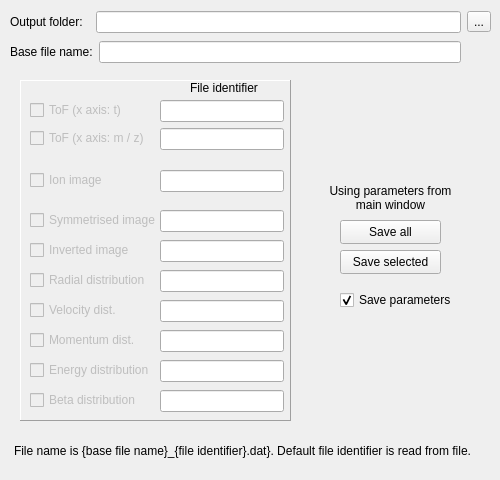
<?xml version="1.0" encoding="UTF-8"?>
<ui version="4.0">
 <class>Form</class>
 <widget class="QWidget" name="Form">
  <property name="geometry">
   <rect>
    <x>0</x>
    <y>0</y>
    <width>500</width>
    <height>480</height>
   </rect>
  </property>
  <property name="windowTitle">
   <string>Save all</string>
  </property>
  <widget class="QCheckBox" name="saveToF">
   <property name="enabled">
    <bool>false</bool>
   </property>
   <property name="geometry">
    <rect>
     <x>30</x>
     <y>100</y>
     <width>91</width>
     <height>20</height>
    </rect>
   </property>
   <property name="text">
    <string>ToF (x axis: t)</string>
   </property>
  </widget>
  <widget class="QCheckBox" name="saveMzToF">
   <property name="enabled">
    <bool>false</bool>
   </property>
   <property name="geometry">
    <rect>
     <x>30</x>
     <y>128</y>
     <width>114</width>
     <height>20</height>
    </rect>
   </property>
   <property name="text">
    <string>ToF (x axis: m / z)</string>
   </property>
  </widget>
  <widget class="QCheckBox" name="saveIonImage">
   <property name="enabled">
    <bool>false</bool>
   </property>
   <property name="geometry">
    <rect>
     <x>30</x>
     <y>170</y>
     <width>76</width>
     <height>20</height>
    </rect>
   </property>
   <property name="text">
    <string>Ion image</string>
   </property>
  </widget>
  <widget class="QCheckBox" name="saveSymmetrisedImage">
   <property name="enabled">
    <bool>false</bool>
   </property>
   <property name="geometry">
    <rect>
     <x>30</x>
     <y>210</y>
     <width>128</width>
     <height>20</height>
    </rect>
   </property>
   <property name="text">
    <string>Symmetrised image</string>
   </property>
  </widget>
  <widget class="QCheckBox" name="saveInvertedImage">
   <property name="enabled">
    <bool>false</bool>
   </property>
   <property name="geometry">
    <rect>
     <x>30</x>
     <y>240</y>
     <width>102</width>
     <height>20</height>
    </rect>
   </property>
   <property name="text">
    <string>Inverted image</string>
   </property>
  </widget>
  <widget class="QCheckBox" name="saveBetaDist">
   <property name="enabled">
    <bool>false</bool>
   </property>
   <property name="geometry">
    <rect>
     <x>30</x>
     <y>390</y>
     <width>110</width>
     <height>20</height>
    </rect>
   </property>
   <property name="text">
    <string>Beta distribution</string>
   </property>
  </widget>
  <widget class="QLineEdit" name="defaultExtensionToF">
   <property name="geometry">
    <rect>
     <x>160</x>
     <y>100</y>
     <width>124</width>
     <height>22</height>
    </rect>
   </property>
   <property name="text">
    <string/>
   </property>
  </widget>
  <widget class="QLineEdit" name="defaultExtensionMz">
   <property name="geometry">
    <rect>
     <x>160</x>
     <y>128</y>
     <width>124</width>
     <height>22</height>
    </rect>
   </property>
   <property name="text">
    <string/>
   </property>
  </widget>
  <widget class="QLineEdit" name="defaultExtensionIonIm">
   <property name="geometry">
    <rect>
     <x>160</x>
     <y>170</y>
     <width>124</width>
     <height>22</height>
    </rect>
   </property>
   <property name="text">
    <string/>
   </property>
  </widget>
  <widget class="QLineEdit" name="defaultExtensionSymIm">
   <property name="geometry">
    <rect>
     <x>160</x>
     <y>210</y>
     <width>124</width>
     <height>22</height>
    </rect>
   </property>
   <property name="text">
    <string/>
   </property>
  </widget>
  <widget class="QLineEdit" name="defaultExtensionInvIm">
   <property name="geometry">
    <rect>
     <x>160</x>
     <y>240</y>
     <width>124</width>
     <height>22</height>
    </rect>
   </property>
  </widget>
  <widget class="QLineEdit" name="defaultExtensionRadDist">
   <property name="geometry">
    <rect>
     <x>160</x>
     <y>270</y>
     <width>124</width>
     <height>22</height>
    </rect>
   </property>
  </widget>
  <widget class="QLineEdit" name="defaultExtensionBetaDist">
   <property name="geometry">
    <rect>
     <x>160</x>
     <y>390</y>
     <width>124</width>
     <height>22</height>
    </rect>
   </property>
  </widget>
  <widget class="QLabel" name="label_2">
   <property name="geometry">
    <rect>
     <x>190</x>
     <y>80</y>
     <width>81</width>
     <height>16</height>
    </rect>
   </property>
   <property name="text">
    <string>File identifier</string>
   </property>
  </widget>
  <widget class="QPushButton" name="saveSelected">
   <property name="geometry">
    <rect>
     <x>340</x>
     <y>250</y>
     <width>101</width>
     <height>24</height>
    </rect>
   </property>
   <property name="styleSheet">
    <string notr="true">QPushButton::pressed{
background-color: rgb(0, 170, 0);
border: None;
}</string>
   </property>
   <property name="text">
    <string>Save selected</string>
   </property>
  </widget>
  <widget class="QPushButton" name="saveAll">
   <property name="geometry">
    <rect>
     <x>340</x>
     <y>220</y>
     <width>101</width>
     <height>24</height>
    </rect>
   </property>
   <property name="styleSheet">
    <string notr="true">QPushButton::pressed{
background-color: rgb(0, 170, 0);
border: None;
}</string>
   </property>
   <property name="text">
    <string>Save all</string>
   </property>
  </widget>
  <widget class="QFrame" name="frame">
   <property name="geometry">
    <rect>
     <x>20</x>
     <y>80</y>
     <width>271</width>
     <height>341</height>
    </rect>
   </property>
   <property name="frameShape">
    <enum>QFrame::Panel</enum>
   </property>
   <property name="frameShadow">
    <enum>QFrame::Raised</enum>
   </property>
  </widget>
  <widget class="QTextEdit" name="textEdit">
   <property name="geometry">
    <rect>
     <x>320</x>
     <y>180</y>
     <width>141</width>
     <height>41</height>
    </rect>
   </property>
   <property name="palette">
    <palette>
     <active>
      <colorrole role="Base">
       <brush brushstyle="SolidPattern">
        <color alpha="0">
         <red>255</red>
         <green>255</green>
         <blue>255</blue>
        </color>
       </brush>
      </colorrole>
     </active>
     <inactive>
      <colorrole role="Base">
       <brush brushstyle="SolidPattern">
        <color alpha="0">
         <red>255</red>
         <green>255</green>
         <blue>255</blue>
        </color>
       </brush>
      </colorrole>
     </inactive>
     <disabled/>
    </palette>
   </property>
   <property name="frameShape">
    <enum>QFrame::NoFrame</enum>
   </property>
   <property name="verticalScrollBarPolicy">
    <enum>Qt::ScrollBarAlwaysOff</enum>
   </property>
   <property name="horizontalScrollBarPolicy">
    <enum>Qt::ScrollBarAlwaysOff</enum>
   </property>
   <property name="readOnly">
    <bool>true</bool>
   </property>
   <property name="html">
    <string>&lt;!DOCTYPE HTML PUBLIC &quot;-//W3C//DTD HTML 4.0//EN&quot; &quot;http://www.w3.org/TR/REC-html40/strict.dtd&quot;&gt;
&lt;html&gt;&lt;head&gt;&lt;meta name=&quot;qrichtext&quot; content=&quot;1&quot; /&gt;&lt;meta charset=&quot;utf-8&quot; /&gt;&lt;style type=&quot;text/css&quot;&gt;
p, li { white-space: pre-wrap; }
hr { height: 1px; border-width: 0; }
li.unchecked::marker { content: &quot;\2610&quot;; }
li.checked::marker { content: &quot;\2612&quot;; }
&lt;/style&gt;&lt;/head&gt;&lt;body style=&quot; font-family:'Segoe UI'; font-size:9pt; font-weight:400; font-style:normal;&quot;&gt;
&lt;p align=&quot;center&quot; style=&quot; margin-top:0px; margin-bottom:0px; margin-left:0px; margin-right:0px; -qt-block-indent:0; text-indent:0px;&quot;&gt;Using parameters from main window&lt;/p&gt;&lt;/body&gt;&lt;/html&gt;</string>
   </property>
  </widget>
  <widget class="QPlainTextEdit" name="plainTextEdit">
   <property name="geometry">
    <rect>
     <x>10</x>
     <y>440</y>
     <width>481</width>
     <height>31</height>
    </rect>
   </property>
   <property name="palette">
    <palette>
     <active>
      <colorrole role="Base">
       <brush brushstyle="SolidPattern">
        <color alpha="0">
         <red>255</red>
         <green>255</green>
         <blue>255</blue>
        </color>
       </brush>
      </colorrole>
     </active>
     <inactive>
      <colorrole role="Base">
       <brush brushstyle="SolidPattern">
        <color alpha="0">
         <red>255</red>
         <green>255</green>
         <blue>255</blue>
        </color>
       </brush>
      </colorrole>
     </inactive>
     <disabled/>
    </palette>
   </property>
   <property name="frameShape">
    <enum>QFrame::NoFrame</enum>
   </property>
   <property name="verticalScrollBarPolicy">
    <enum>Qt::ScrollBarAlwaysOff</enum>
   </property>
   <property name="horizontalScrollBarPolicy">
    <enum>Qt::ScrollBarAlwaysOff</enum>
   </property>
   <property name="readOnly">
    <bool>true</bool>
   </property>
   <property name="plainText">
    <string>File name is {base file name}_{file identifier}.dat}. Default file identifier is read from file.</string>
   </property>
  </widget>
  <widget class="QCheckBox" name="checkSaveParameters">
   <property name="geometry">
    <rect>
     <x>340</x>
     <y>290</y>
     <width>121</width>
     <height>20</height>
    </rect>
   </property>
   <property name="text">
    <string>Save parameters</string>
   </property>
   <property name="checked">
    <bool>true</bool>
   </property>
  </widget>
  <widget class="QCheckBox" name="saveRadialDist">
   <property name="enabled">
    <bool>false</bool>
   </property>
   <property name="geometry">
    <rect>
     <x>30</x>
     <y>270</y>
     <width>119</width>
     <height>20</height>
    </rect>
   </property>
   <property name="text">
    <string>Radial distribution</string>
   </property>
  </widget>
  <widget class="QWidget" name="layoutWidget">
   <property name="geometry">
    <rect>
     <x>10</x>
     <y>10</y>
     <width>481</width>
     <height>24</height>
    </rect>
   </property>
   <layout class="QHBoxLayout" name="horizontalLayout">
    <item>
     <widget class="QLabel" name="label">
      <property name="minimumSize">
       <size>
        <width>80</width>
        <height>0</height>
       </size>
      </property>
      <property name="text">
       <string>Output folder:</string>
      </property>
     </widget>
    </item>
    <item>
     <widget class="QLineEdit" name="outputFolder"/>
    </item>
    <item>
     <widget class="QToolButton" name="getOutputFolder">
      <property name="text">
       <string>...</string>
      </property>
     </widget>
    </item>
   </layout>
  </widget>
  <widget class="QWidget" name="layoutWidget">
   <property name="geometry">
    <rect>
     <x>10</x>
     <y>40</y>
     <width>451</width>
     <height>24</height>
    </rect>
   </property>
   <layout class="QHBoxLayout" name="horizontalLayout_2">
    <item>
     <widget class="QLabel" name="label_3">
      <property name="minimumSize">
       <size>
        <width>80</width>
        <height>0</height>
       </size>
      </property>
      <property name="text">
       <string>Base file name:</string>
      </property>
     </widget>
    </item>
    <item>
     <widget class="QLineEdit" name="baseFileName"/>
    </item>
   </layout>
  </widget>
  <widget class="QLineEdit" name="defaultExtensionVelDist">
   <property name="geometry">
    <rect>
     <x>160</x>
     <y>300</y>
     <width>124</width>
     <height>22</height>
    </rect>
   </property>
  </widget>
  <widget class="QCheckBox" name="saveVelocityDist">
   <property name="enabled">
    <bool>false</bool>
   </property>
   <property name="geometry">
    <rect>
     <x>30</x>
     <y>300</y>
     <width>119</width>
     <height>20</height>
    </rect>
   </property>
   <property name="text">
    <string>Velocity dist.</string>
   </property>
  </widget>
  <widget class="QLineEdit" name="defaultExtensionMomDist">
   <property name="geometry">
    <rect>
     <x>160</x>
     <y>330</y>
     <width>124</width>
     <height>22</height>
    </rect>
   </property>
  </widget>
  <widget class="QCheckBox" name="saveMomentumDist">
   <property name="enabled">
    <bool>false</bool>
   </property>
   <property name="geometry">
    <rect>
     <x>30</x>
     <y>330</y>
     <width>119</width>
     <height>20</height>
    </rect>
   </property>
   <property name="text">
    <string>Momentum dist.</string>
   </property>
  </widget>
  <widget class="QLineEdit" name="defaultExtensionEDist">
   <property name="geometry">
    <rect>
     <x>160</x>
     <y>360</y>
     <width>124</width>
     <height>22</height>
    </rect>
   </property>
  </widget>
  <widget class="QCheckBox" name="saveEnergyDist">
   <property name="enabled">
    <bool>false</bool>
   </property>
   <property name="geometry">
    <rect>
     <x>30</x>
     <y>360</y>
     <width>119</width>
     <height>20</height>
    </rect>
   </property>
   <property name="text">
    <string>Energy distribution</string>
   </property>
  </widget>
  <zorder>frame</zorder>
  <zorder>saveToF</zorder>
  <zorder>saveMzToF</zorder>
  <zorder>saveIonImage</zorder>
  <zorder>saveSymmetrisedImage</zorder>
  <zorder>saveInvertedImage</zorder>
  <zorder>saveBetaDist</zorder>
  <zorder>defaultExtensionToF</zorder>
  <zorder>defaultExtensionMz</zorder>
  <zorder>defaultExtensionIonIm</zorder>
  <zorder>defaultExtensionSymIm</zorder>
  <zorder>defaultExtensionInvIm</zorder>
  <zorder>defaultExtensionRadDist</zorder>
  <zorder>defaultExtensionBetaDist</zorder>
  <zorder>label_2</zorder>
  <zorder>saveSelected</zorder>
  <zorder>saveAll</zorder>
  <zorder>textEdit</zorder>
  <zorder>plainTextEdit</zorder>
  <zorder>checkSaveParameters</zorder>
  <zorder>saveRadialDist</zorder>
  <zorder>layoutWidget</zorder>
  <zorder>layoutWidget</zorder>
  <zorder>defaultExtensionVelDist</zorder>
  <zorder>saveVelocityDist</zorder>
  <zorder>defaultExtensionMomDist</zorder>
  <zorder>saveMomentumDist</zorder>
  <zorder>defaultExtensionEDist</zorder>
  <zorder>saveEnergyDist</zorder>
 </widget>
 <tabstops>
  <tabstop>outputFolder</tabstop>
  <tabstop>getOutputFolder</tabstop>
  <tabstop>baseFileName</tabstop>
  <tabstop>saveToF</tabstop>
  <tabstop>defaultExtensionToF</tabstop>
  <tabstop>saveMzToF</tabstop>
  <tabstop>defaultExtensionMz</tabstop>
  <tabstop>saveIonImage</tabstop>
  <tabstop>defaultExtensionIonIm</tabstop>
  <tabstop>saveSymmetrisedImage</tabstop>
  <tabstop>defaultExtensionSymIm</tabstop>
  <tabstop>saveInvertedImage</tabstop>
  <tabstop>defaultExtensionInvIm</tabstop>
  <tabstop>saveRadialDist</tabstop>
  <tabstop>defaultExtensionRadDist</tabstop>
  <tabstop>saveVelocityDist</tabstop>
  <tabstop>defaultExtensionVelDist</tabstop>
  <tabstop>saveMomentumDist</tabstop>
  <tabstop>defaultExtensionMomDist</tabstop>
  <tabstop>saveEnergyDist</tabstop>
  <tabstop>defaultExtensionEDist</tabstop>
  <tabstop>saveBetaDist</tabstop>
  <tabstop>defaultExtensionBetaDist</tabstop>
  <tabstop>saveAll</tabstop>
  <tabstop>saveSelected</tabstop>
  <tabstop>checkSaveParameters</tabstop>
  <tabstop>textEdit</tabstop>
  <tabstop>plainTextEdit</tabstop>
 </tabstops>
 <resources/>
 <connections/>
</ui>
